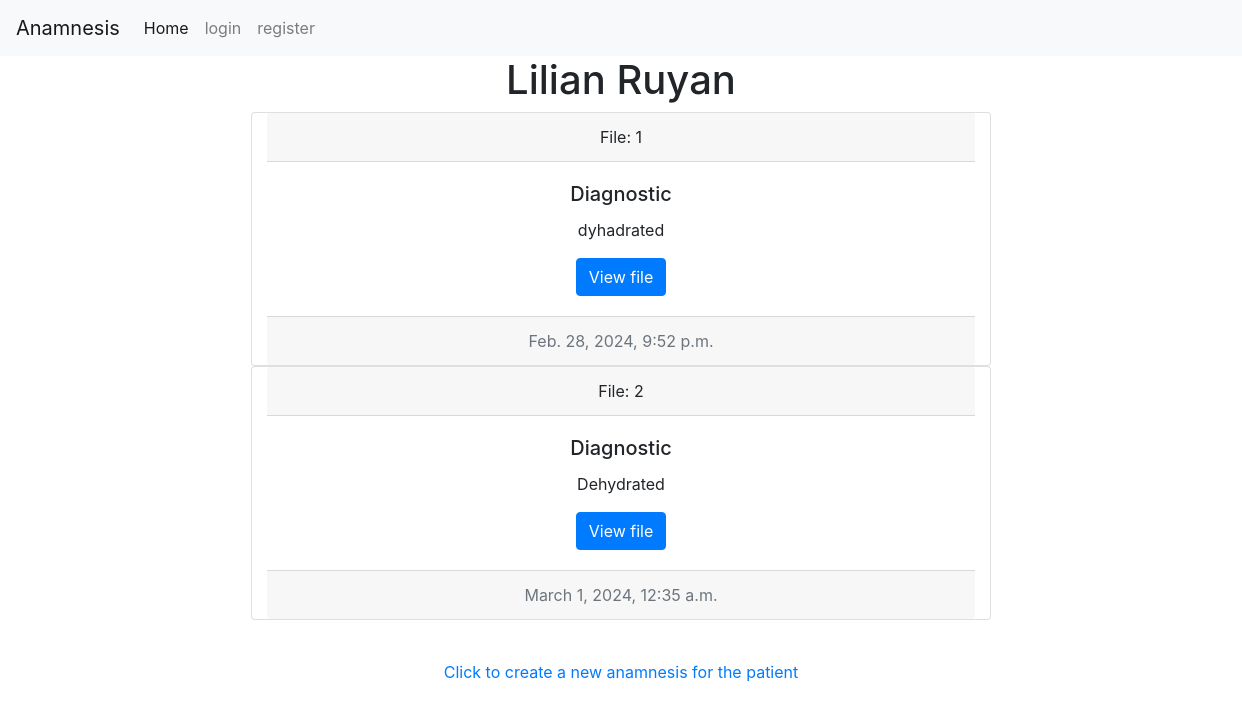
/file/11, run on the app's committed database.
### anamnesis/models.py (models this page shows, shortened)
class Patient(models.Model):
    doctor = models.ForeignKey(User, on_delete=models.CASCADE, blank=True, null=True, related_name="patients")
    name = models.CharField(max_length=25, blank=True)
    lastname = models.CharField(max_length=25, blank=True)
    address = models.CharField(max_length=50, blank=True, null=True)
    city = models.CharField(max_length=30, blank=True, null=True)
    state = models.CharField(max_length=20, blank=True, null=True)
    phonenumber = models.CharField(max_length=15, blank=True, null=True)
    date = models.DateTimeField(null=True)

class Patienthistory(models.Model):
    patient = models.ForeignKey(Patient, on_delete=models.CASCADE, blank=True, null=True, related_name="patient_history")
    date = models.DateTimeField() #date the file was created
    diagnostic =models.CharField(max_length=500, blank=True, null=True)
    history =models.CharField(max_length=500, blank=True, null=True) # Explanation of the symptoms
    prescription = models.CharField(max_length=500, blank=True, null=True)
    visit = models.CharField(max_length=30, blank=True, null=True) # Reason the patient is visiting
    nextappointment = models.DateField(null=True)

### anamnesis/views.py (the view, shortened to what this page needs)
# urls.py: path("file/<int:patient_id>", views.file, name="file"), #pull a patien file
def file(request, patient_id):
    if request.method == "GET":
        patient = Patient.objects.get(pk=patient_id)
        files = Patienthistory.objects.filter(patient_id=patient_id)
        paginator = Paginator(files, 10) #show 2 posts per page
        page_number = request.GET.get('page')
        page_obj = paginator.get_page(page_number)
        return render(request, "anamnesis/patientFile.html", {
            "patient": patient,
            "files": page_obj,
        })

### anamnesis/templates/anamnesis/patientFile.html (shortened to what this page needs)
{% extends "anamnesis/layout.html" %}
{% load static %}
{% block body %}
<div class="container">
    <div>
        <h1 style="text-align: center;">{{patient.name}} {{patient.lastname}}</h1>
    </div>
{% for file in files %}
    <div class="card col-sm-8 container text-center">
        <div class="card-header">
            File: {{file.id}}
        </div>
        <div class="card-body">
            <h5 class="card-title">Diagnostic</h5>
            <p class="card-text">{{file.diagnostic}}</p>
            <a href="{% url 'fileview' file_id=file.id%}" class="btn btn-primary">View file</a>
        </div>
        <div class="card-footer text-muted">
        {{file.date}}
        </div>
    </div>
{% endfor %}
    <div>
        <nav aria-label="Page navigation example">
        </nav>
    </div>
    <div class="mt-4 d-flex flex-md-row justify-content-center" id="clickallpatients">
        <a href="{% url 'history' patient_id=patient.id %}" id="">Click to create a new anamnesis for the patient</a>
    </div>
</div>
{% endblock %}

### anamnesis/static/anamnesis/styles.css (style rules this page uses)
nav { width: 100%; box-sizing: content-box; overflow: scroll; }
body { position: relative; }

### data on the page
Patient: name "Lilian", lastname "Ruyan"
Patienthistory: id "1", diagnostic "dyhadrated", date "Feb. 28, 2024, 9:52 p.m."
Patienthistory: id "2", diagnostic "Dehydrated", date "March 1, 2024, 12:35 a.m."
